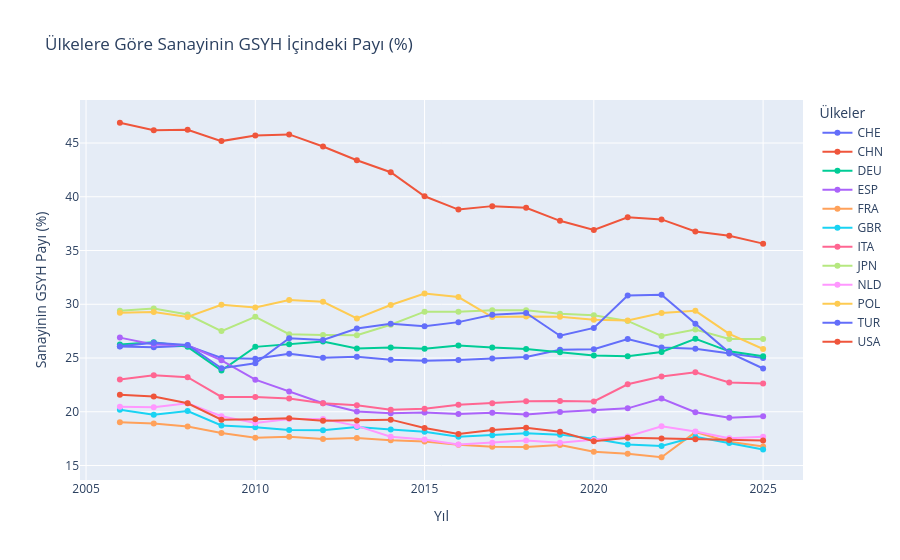

Notebook code cell kept with this figure:
### Code cell
# İnteraktif çizgi grafiği oluşturma (Sanayi Katma Değerinin GSYH İçindeki Payı)
fig = px.line(
    data,
    x=data.columns[1],  # Time (Yıl)
    y="industry_pct_gdp",  # Sanayinin GSYH İçindeki Payı (%)
    color=data.columns[0],  # Country Name (Ülke)
    markers=True,  # Çizgilerin üzerine nokta ekler
    title="Ülkelere Göre Sanayinin GSYH İçindeki Payı (%)",
    labels={
        data.columns[1]: "Yıl",
        "industry_pct_gdp": "Sanayinin GSYH Payı (%)",
        data.columns[0]: "Ülke",
    },
)

# Grafiğin düzenini iyileştirme
fig.update_layout(
    hovermode="closest",
    legend_title_text="Ülkeler",
)

# HTML olarak kaydetme (GitHub için)
fig.write_html("grafik_industry_pct_gdp.html")

# Grafiği görüntüleme
fig.show()

### Figure 1 — Plotly figure (JSON) as saved in the notebook; plotly's stock layout.template omitted (floating-point values rounded to 4 significant figures)
{"data": [{"hovertemplate": "Ülke=CHE<br>Yıl=%{x}<br>Sanayinin GSYH Payı (%)=%{y}<extra></extra>", "legendgroup": "CHE", "line": {"color": "#636efa", "dash": "solid"}, "marker": {"symbol": "circle"}, "mode": "lines+markers", "name": "CHE", "orientation": "v", "showlegend": true, "type": "scatter", "x": [2006, 2007, 2008, 2009, 2010, 2011, 2012, 2013, 2014, 2015, 2016, 2017, 2018, 2019, 2020, 2021, 2022, 2023, 2024, 2025], "xaxis": "x", "y": [26.07, 26.01, 26.13, 25.01, 24.94, 25.39, 25.04, 25.12, 24.83, 24.74, 24.82, 24.97, 25.1, 25.76, 25.82, 26.77, 25.97, 25.87, 25.42, 25.0], "yaxis": "y"}, {"hovertemplate": "Ülke=CHN<br>Yıl=%{x}<br>Sanayinin GSYH Payı (%)=%{y}<extra></extra>", "legendgroup": "CHN", "line": {"color": "#EF553B", "dash": "solid"}, "marker": {"symbol": "circle"}, "mode": "lines+markers", "name": "CHN", "orientation": "v", "showlegend": true, "type": "scatter", "x": [2006, 2007, 2008, 2009, 2010, 2011, 2012, 2013, 2014, 2015, 2016, 2017, 2018, 2019, 2020, 2021, 2022, 2023, 2024, 2025], "xaxis": "x", "y": [46.89, 46.19, 46.24, 45.18, 45.71, 45.8, 44.68, 43.39, 42.28, 40.05, 38.81, 39.13, 38.98, 37.76, 36.91, 38.09, 37.89, 36.77, 36.37, 35.64], "yaxis": "y"}, {"hovertemplate": "Ülke=DEU<br>Yıl=%{x}<br>Sanayinin GSYH Payı (%)=%{y}<extra></extra>", "legendgroup": "DEU", "line": {"color": "#00cc96", "dash": "solid"}, "marker": {"symbol": "circle"}, "mode": "lines+markers", "name": "DEU", "orientation": "v", "showlegend": true, "type": "scatter", "x": [2006, 2007, 2008, 2009, 2010, 2011, 2012, 2013, 2014, 2015, 2016, 2017, 2018, 2019, 2020, 2021, 2022, 2023, 2024, 2025], "xaxis": "x", "y": [26.26, 26.46, 26.04, 23.84, 26.04, 26.28, 26.55, 25.88, 25.99, 25.87, 26.17, 25.98, 25.85, 25.54, 25.24, 25.16, 25.56, 26.8, 25.62, 25.16], "yaxis": "y"}, {"hovertemplate": "Ülke=ESP<br>Yıl=%{x}<br>Sanayinin GSYH Payı (%)=%{y}<extra></extra>", "legendgroup": "ESP", "line": {"color": "#ab63fa", "dash": "solid"}, "marker": {"symbol": "circle"}, "mode": "lines+markers", "name": "ESP", "orientation": "v", "showlegend": true, "type": "scatter", "x": [2006, 2007, 2008, 2009, 2010, 2011, 2012, 2013, 2014, 2015, 2016, 2017, 2018, 2019, 2020, 2021, 2022, 2023, 2024, 2025], "xaxis": "x", "y": [26.9, 26.27, 26.19, 24.78, 22.99, 21.89, 20.8, 20.03, 19.87, 19.92, 19.79, 19.9, 19.74, 19.98, 20.12, 20.32, 21.22, 19.96, 19.45, 19.58], "yaxis": "y"}, {"hovertemplate": "Ülke=FRA<br>Yıl=%{x}<br>Sanayinin GSYH Payı (%)=%{y}<extra></extra>", "legendgroup": "FRA", "line": {"color": "#FFA15A", "dash": "solid"}, "marker": {"symbol": "circle"}, "mode": "lines+markers", "name": "FRA", "orientation": "v", "showlegend": true, "type": "scatter", "x": [2006, 2007, 2008, 2009, 2010, 2011, 2012, 2013, 2014, 2015, 2016, 2017, 2018, 2019, 2020, 2021, 2022, 2023, 2024, 2025], "xaxis": "x", "y": [19.02, 18.9, 18.63, 18.02, 17.59, 17.68, 17.47, 17.57, 17.34, 17.24, 16.94, 16.75, 16.73, 16.91, 16.27, 16.09, 15.77, 18.11, 17.21, 16.78], "yaxis": "y"}, {"hovertemplate": "Ülke=GBR<br>Yıl=%{x}<br>Sanayinin GSYH Payı (%)=%{y}<extra></extra>", "legendgroup": "GBR", "line": {"color": "#19d3f3", "dash": "solid"}, "marker": {"symbol": "circle"}, "mode": "lines+markers", "name": "GBR", "orientation": "v", "showlegend": true, "type": "scatter", "x": [2006, 2007, 2008, 2009, 2010, 2011, 2012, 2013, 2014, 2015, 2016, 2017, 2018, 2019, 2020, 2021, 2022, 2023, 2024, 2025], "xaxis": "x", "y": [20.19, 19.72, 20.07, 18.73, 18.56, 18.3, 18.28, 18.59, 18.35, 18.14, 17.67, 17.82, 18.0, 17.87, 17.5, 16.96, 16.82, 17.67, 17.09, 16.49], "yaxis": "y"}, {"hovertemplate": "Ülke=ITA<br>Yıl=%{x}<br>Sanayinin GSYH Payı (%)=%{y}<extra></extra>", "legendgroup": "ITA", "line": {"color": "#FF6692", "dash": "solid"}, "marker": {"symbol": "circle"}, "mode": "lines+markers", "name": "ITA", "orientation": "v", "showlegend": true, "type": "scatter", "x": [2006, 2007, 2008, 2009, 2010, 2011, 2012, 2013, 2014, 2015, 2016, 2017, 2018, 2019, 2020, 2021, 2022, 2023, 2024, 2025], "xaxis": "x", "y": [23.0, 23.41, 23.21, 21.38, 21.37, 21.24, 20.79, 20.6, 20.19, 20.29, 20.66, 20.79, 20.99, 21.01, 20.96, 22.56, 23.28, 23.67, 22.72, 22.64], "yaxis": "y"}, {"hovertemplate": "Ülke=JPN<br>Yıl=%{x}<br>Sanayinin GSYH Payı (%)=%{y}<extra></extra>", "legendgroup": "JPN", "line": {"color": "#B6E880", "dash": "solid"}, "marker": {"symbol": "circle"}, "mode": "lines+markers", "name": "JPN", "orientation": "v", "showlegend": true, "type": "scatter", "x": [2006, 2007, 2008, 2009, 2010, 2011, 2012, 2013, 2014, 2015, 2016, 2017, 2018, 2019, 2020, 2021, 2022, 2023, 2024, 2025], "xaxis": "x", "y": [29.41, 29.6, 29.05, 27.51, 28.84, 27.22, 27.15, 27.13, 28.1, 29.31, 29.31, 29.44, 29.45, 29.12, 28.99, 28.45, 27.06, 27.65, 26.78, 26.78], "yaxis": "y"}, {"hovertemplate": "Ülke=NLD<br>Yıl=%{x}<br>Sanayinin GSYH Payı (%)=%{y}<extra></extra>", "legendgroup": "NLD", "line": {"color": "#FF97FF", "dash": "solid"}, "marker": {"symbol": "circle"}, "mode": "lines+markers", "name": "NLD", "orientation": "v", "showlegend": true, "type": "scatter", "x": [2006, 2007, 2008, 2009, 2010, 2011, 2012, 2013, 2014, 2015, 2016, 2017, 2018, 2019, 2020, 2021, 2022, 2023, 2024, 2025], "xaxis": "x", "y": [20.47, 20.43, 20.78, 19.58, 18.95, 19.32, 19.32, 18.69, 17.68, 17.41, 16.96, 17.12, 17.32, 17.11, 17.38, 17.71, 18.66, 18.16, 17.54, 17.68], "yaxis": "y"}, {"hovertemplate": "Ülke=POL<br>Yıl=%{x}<br>Sanayinin GSYH Payı (%)=%{y}<extra></extra>", "legendgroup": "POL", "line": {"color": "#FECB52", "dash": "solid"}, "marker": {"symbol": "circle"}, "mode": "lines+markers", "name": "POL", "orientation": "v", "showlegend": true, "type": "scatter", "x": [2006, 2007, 2008, 2009, 2010, 2011, 2012, 2013, 2014, 2015, 2016, 2017, 2018, 2019, 2020, 2021, 2022, 2023, 2024, 2025], "xaxis": "x", "y": [29.2, 29.28, 28.82, 29.96, 29.7, 30.39, 30.23, 28.68, 29.94, 30.99, 30.67, 28.81, 28.86, 28.83, 28.57, 28.49, 29.18, 29.39, 27.25, 25.84], "yaxis": "y"}, {"hovertemplate": "Ülke=TUR<br>Yıl=%{x}<br>Sanayinin GSYH Payı (%)=%{y}<extra></extra>", "legendgroup": "TUR", "line": {"color": "#636efa", "dash": "solid"}, "marker": {"symbol": "circle"}, "mode": "lines+markers", "name": "TUR", "orientation": "v", "showlegend": true, "type": "scatter", "x": [2006, 2007, 2008, 2009, 2010, 2011, 2012, 2013, 2014, 2015, 2016, 2017, 2018, 2019, 2020, 2021, 2022, 2023, 2024, 2025], "xaxis": "x", "y": [26.09, 26.43, 26.21, 24.05, 24.51, 26.85, 26.68, 27.75, 28.2, 27.96, 28.34, 29.03, 29.19, 27.07, 27.8, 30.82, 30.89, 28.19, 25.5, 24.02], "yaxis": "y"}, {"hovertemplate": "Ülke=USA<br>Yıl=%{x}<br>Sanayinin GSYH Payı (%)=%{y}<extra></extra>", "legendgroup": "USA", "line": {"color": "#EF553B", "dash": "solid"}, "marker": {"symbol": "circle"}, "mode": "lines+markers", "name": "USA", "orientation": "v", "showlegend": true, "type": "scatter", "x": [2006, 2007, 2008, 2009, 2010, 2011, 2012, 2013, 2014, 2015, 2016, 2017, 2018, 2019, 2020, 2021, 2022, 2023, 2024, 2025], "xaxis": "x", "y": [21.59, 21.42, 20.79, 19.27, 19.31, 19.41, 19.16, 19.2, 19.27, 18.5, 17.94, 18.31, 18.52, 18.15, 17.25, 17.58, 17.51, 17.45, 17.38, 17.32], "yaxis": "y"}], "layout": {"hovermode": "closest", "legend": {"title": {"text": "Ülkeler"}, "tracegroupgap": 0}, "title": {"text": "Ülkelere Göre Sanayinin GSYH İçindeki Payı (%)"}, "xaxis": {"anchor": "y", "domain": [0, 1], "title": {"text": "Yıl"}}, "yaxis": {"anchor": "x", "domain": [0, 1], "title": {"text": "Sanayinin GSYH Payı (%)"}}}}
